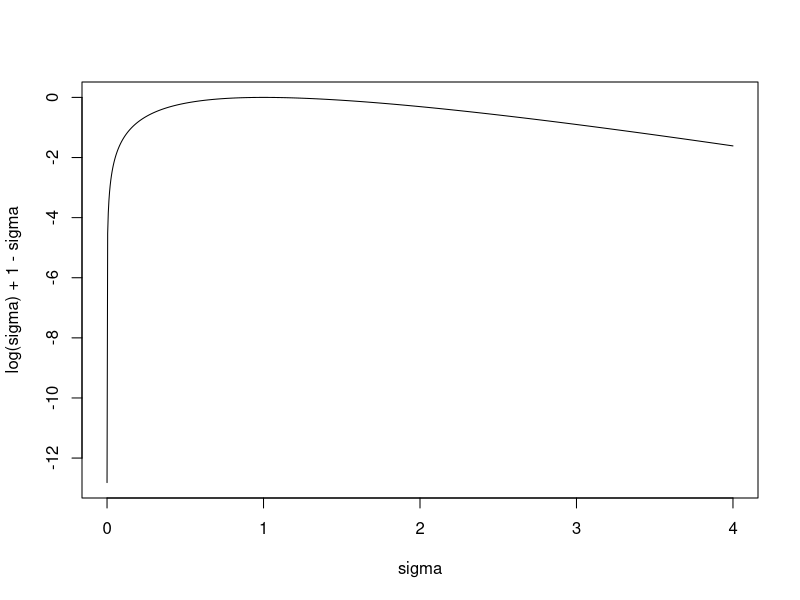

The R source for this figure:
## ---- chunk 1
knitr::opts_chunk$set(
                    collapse = TRUE,
                    comment = "#>"
                  )
## ---- chunk 2
sigma <- seq(1e-6,4,length=1000)
yy <- log(sigma) + 1 - sigma

plot(sigma,yy,type="l",xlab="sigma",ylab="log(sigma) + 1 - sigma")
